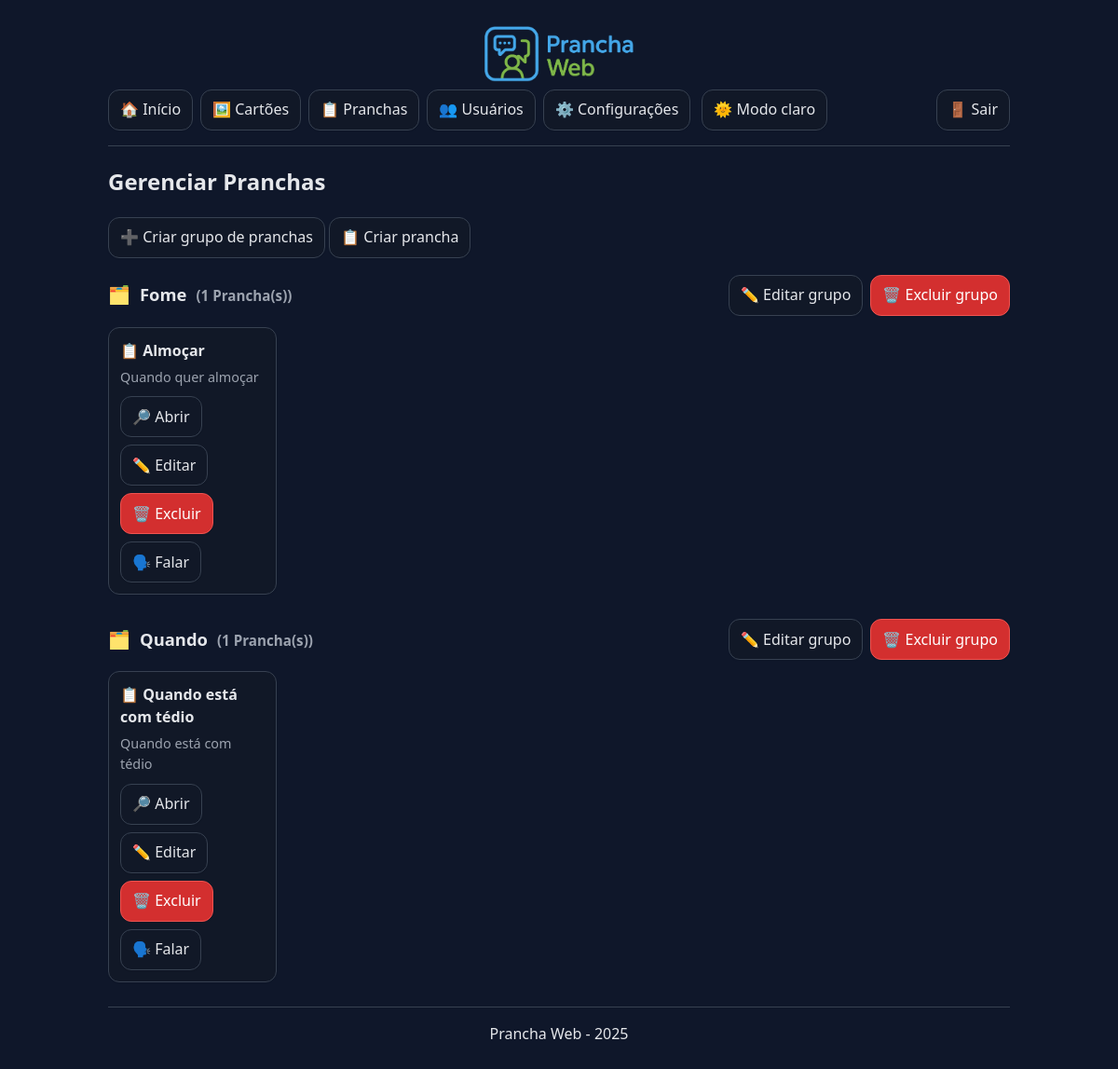
The app's page /pages/gerenciar_pranchas.php (signed in) with its own data.
### tables this page shows
CREATE TABLE `pranchas` (
  `id` int(11) NOT NULL,
  `nome` varchar(255) NOT NULL,
  `descricao` text,
  `id_grupo` int(11) NOT NULL
);

### includes/modelo_pranchas.php (called while the page is built, shortened)
<?php
function cx_pranchas(): mysqli {
    $cx = new mysqli(DB_HOST, DB_USUARIO, DB_SENHA, DB_NOME);
    $cx->set_charset('utf8mb4');
    return $cx;
}
function listarPranchasPorUsuario(int $idUsuario, bool $isAdmin): array {
    $cx = cx_pranchas();
    $pranchas = [];
    if ($isAdmin) {
        $sql = "SELECT p.id, p.nome, p.descricao, g.nome AS grupo
                FROM pranchas p
                JOIN grupos_pranchas g ON g.id = p.id_grupo
                ORDER BY p.nome";
        if ($rs = $cx->query($sql)) {
            while ($row = $rs->fetch_assoc()) {
                $pranchas[] = [
                    'id'        => (int)$row['id'],
                    'nome'      => $row['nome'],
                    'descricao' => (string)($row['descricao'] ?? ''),
                    'grupo'     => $row['grupo'],
                ];
            }
        }
    }
    return $pranchas;
}
function listarGruposPranchasPranchas() {
    $conexao = cx_pranchas();
    $grupos = [];
    $resultado = $conexao->query("SELECT id, nome FROM grupos_pranchas ORDER BY nome");
    if ($resultado) {
        while ($linha = $resultado->fetch_assoc()) {
            $grupos[] = $linha;
        }
    }
    return $grupos;
}
function buscarCartoesDaPrancha($id_prancha) {
    $conexao = cx_pranchas();
    $cartoes = [];
    $sql = "SELECT id_cartao FROM pranchas_cartoes WHERE id_prancha = ? ORDER BY ordem ASC";
    $comando = $conexao->prepare($sql);
    $comando->bind_param("i", $id_prancha);
    $comando->execute();
    $comando->bind_result($id_cartao);
    while ($comando->fetch()) {
        $cartoes[] = $id_cartao;
    }
    return $cartoes;
}
function buscarCartoesPorIds($ids) {
    $conexao = cx_pranchas();
    $placeholders = implode(',', array_fill(0, count($ids), '?'));
    $tipos = str_repeat('i', count($ids));
    $sql = "SELECT id, titulo, imagem, texto_alternativo FROM cartoes WHERE id IN ($placeholders)";
    $comando = $conexao->prepare($sql);
    $bind_params = array_merge([$tipos], $ids);
    call_user_func_array([$comando, 'bind_param'], refValues($bind_params));
    $comando->execute();
    $comando->store_result();
    $cartoes = [];
    $id = $titulo = $imagem = $texto_alternativo = "";
    $comando->bind_result($id, $titulo, $imagem, $texto_alternativo);
    while ($comando->fetch()) {
        $cartoes[$id] = [
            'id' => $id,
            'titulo' => $titulo,
            'imagem' => $imagem,
            'texto_alternativo' => $texto_alternativo
        ];
    }
    $ordenados = [];
    foreach ($ids as $id_busca) {
        if (isset($cartoes[$id_busca])) {
            $ordenados[] = $cartoes[$id_busca];
        }
    }
    return $ordenados;
}
function refValues($arr) {
    $refs = [];
    foreach ($arr as $key => $value) {
        $refs[$key] = &$arr[$key];
    }
    return $refs;
}
?>

### includes/controle_pranchas.php (called while the page is built)
<?php
require_once 'modelo_pranchas.php';
$idUsuario = (int)$_SESSION['id_usuario'];
$isAdmin   = ($_SESSION['tipo_usuario'] === 'admin');
$lista_pranchas = listarPranchasPorUsuario($idUsuario, $isAdmin);
$lista_grupos_pranchas = listarGruposPranchasPranchas();
?>

### pages/gerenciar_pranchas.php (the view, shortened to what this page needs)
<?php
include '../includes/cabecalho.php';
require_once '../includes/controle_pranchas.php';
require_once '../includes/modelo_pranchas.php';
$isAdmin = (isset($_SESSION['tipo_usuario']) && $_SESSION['tipo_usuario'] === 'admin');
function titulosDaPranchaParaFalar(int $idPrancha): array {
    $ids = buscarCartoesDaPrancha($idPrancha);
    $cartoes = buscarCartoesPorIds($ids);
    $out = [];
    foreach ($cartoes as $c) {
        $t = trim($c['titulo'] ?? '');
        if ($t !== '') {
            $out[] = $t;
        }
    }
    return $out;
}
$grupos = [];
foreach ($lista_pranchas as $p) {
    $g = $p['grupo'] ?? 'Sem grupo';
    if (!isset($grupos[$g])) $grupos[$g] = [];
    $grupos[$g][] = $p;
}
uksort($grupos, function($a, $b){ return strcasecmp($a, $b); });
$mapaGrupos = [];
if (isset($lista_grupos_pranchas) && is_array($lista_grupos_pranchas)) {
    foreach ($lista_grupos_pranchas as $g) {
        $mapaGrupos[(string)($g['nome'] ?? '')] = (int)$g['id'];
    }
}
?>
<link rel="stylesheet" href="../assets/css/pranchas.css">
<h2>Gerenciar Pranchas</h2>
<?php if ($isAdmin): ?>
  <p>
    <a href="criar_grupo_prancha.php" class="botao-acao">➕ Criar grupo de pranchas</a>
    <a href="criar_prancha.php" class="botao-acao">📋 Criar prancha</a>
  </p>
<?php endif; ?>
<?php if (empty($lista_pranchas)): ?>
  <div class="lista-pranchas--vazia">Nenhuma prancha encontrada.</div>
<?php else: ?>
  <?php foreach ($grupos as $nomeGrupo => $pranchasDoGrupo): ?>
    <?php
      $grupoId = $mapaGrupos[$nomeGrupo] ?? null;
    ?>
    <section class="grupo-prancha" aria-labelledby="grp-<?php echo md5($nomeGrupo); ?>">
      <header class="grupo-prancha__header">
        <h3 id="grp-<?php echo md5($nomeGrupo); ?>" class="grupo-prancha__titulo">
          <span class="grupo-prancha__icone" aria-hidden="true">🗂️</span>
          <span><?php echo htmlspecialchars($nomeGrupo ?? 'Sem grupo', ENT_QUOTES, 'UTF-8'); ?></span>
          <span class="grupo-prancha__contagem">(<?php echo count($pranchasDoGrupo); ?> Prancha(s))</span>
        </h3>
        <div class="grupo-prancha__acoes">
          <?php if ($isAdmin && $grupoId): ?>
            <a class="botao-acao" href="editar_grupo_prancha.php?id=<?php echo (int)$grupoId; ?>">✏️ Editar grupo</a>
            <a
              class="botao-acao excluir"
              href="../includes/controle_excluir_grupo_prancha.php?id=<?php echo (int)$grupoId; ?>"
              data-action="excluir-grupo-prancha"
              data-id="<?php echo (int)$grupoId; ?>"
              data-nome="<?php echo htmlspecialchars($nomeGrupo, ENT_QUOTES, 'UTF-8'); ?>"
            >🗑️ Excluir grupo</a>
          <?php endif; ?>
        </div>
      </header>
      <div class="lista-pranchas" role="list">
        <?php foreach ($pranchasDoGrupo as $pr): ?>
          <?php
            $id   = (int)($pr['id'] ?? 0);
            $nome = (string)($pr['nome'] ?? '');
            $listaTitulos = titulosDaPranchaParaFalar($id);
            $listaJson    = htmlspecialchars(json_encode($listaTitulos, JSON_UNESCAPED_UNICODE), ENT_QUOTES, 'UTF-8');
          ?>
          <article class="prancha-item" role="listitem">
            <div class="prancha-item__nome">📋 <?php echo htmlspecialchars($nome, ENT_QUOTES, 'UTF-8'); ?></div>
            <div class="prancha-item__grupo"><?php echo htmlspecialchars($pr['descricao'] ?? '', ENT_QUOTES, 'UTF-8'); ?></div>
            <div class="prancha-item__acoes" aria-label="Ações da prancha">
              <a class="botao-acao" href="ver_prancha.php?id=<?php echo $id; ?>">🔎 Abrir</a>
              <?php if ($isAdmin): ?>
                <a class="botao-acao" href="editar_prancha.php?id=<?php echo $id; ?>">✏️ Editar</a>
                <a class="botao-acao excluir"
                   href="../includes/controle_excluir_prancha.php?id=<?php echo $id; ?>"
                   data-action="excluir-prancha"
                   data-id="<?php echo $id; ?>"
                   data-nome="<?php echo htmlspecialchars($nome, ENT_QUOTES, 'UTF-8'); ?>">🗑️ Excluir</a>
              <?php endif; ?>
              <a class="botao-acao"
                 href="#"
                 data-action="falar-prancha"
                 data-texto="<?php echo htmlspecialchars($nome, ENT_QUOTES, 'UTF-8'); ?>"
                 data-lista="<?php echo $listaJson; ?>">🗣️ Falar</a>
            </div>
          </article>
        <?php endforeach; ?>
      </div>
    </section>
  <?php endforeach; ?>
<?php endif; ?>
<?php include '../includes/rodape.php'; ?>

### assets/css/style.css (style rules this page uses)
:root { --bg: #f7f7fb; --card: #ffffff; --text: #1f2937; --muted: #6b7280; --border: #e5e7eb; --primary: #2563eb; --primary-strong:#1d4ed8; --danger: #dc2626; --danger-strong:#b91c1c; --ring: #93c5fd; --btn-bg: #ffffff; --btn-bg-hover: #f3f4f6; --radius: 12px; --shadow-sm: 0 1px 2px rgba(0,0,0,.06); --shadow-md: 0 6px 18px rgba(37, 99, 235, .12); --shadow-focus: 0 0 0 3px var(--ring); --pict-bg: transparent; --pict-outline: transparent; }
body[data-theme="dark"] { --bg: #0f172a; --card: #111827; --text: #e5e7eb; --muted: #9ca3af; --border: #374151; --primary: #60a5fa; --primary-strong:#3b82f6; --danger: #f87171; --danger-strong:#ef4444; --ring: rgba(96,165,250,.45); --btn-bg: #111827; --btn-bg-hover: #1f2937; --pict-bg: #bdbdbd; --pict-outline: #f5f5f5; --pict-preview-bg: #bdbdbd; --pict-preview-outline: #f5f5f5; }
* { box-sizing: border-box; }
html, body { height: 100%; }
body { margin: 0; font-family: system-ui, -apple-system, "Segoe UI", Roboto, Ubuntu, "Helvetica Neue", Arial, "Noto Sans", "Apple Color Emoji","Segoe UI Emoji", "Segoe UI Symbol", "Noto Color Emoji", sans-serif; background: var(--bg); color: var(--text); line-height: 1.5; transition: background .25s ease, color .25s ease; font-size: 16px; }
:where(button, input[type="submit"], input[type="button"], .botao-acao, summary.botao-acao) { appearance: none; -webkit-appearance: none; background: var(--btn-bg); color: var(--text); border: 1px solid var(--border); border-radius: var(--radius); padding: .55rem .9rem; font: inherit; line-height: 1.1; display: inline-flex; align-items: center; gap: .5rem; cursor: pointer; text-decoration: none; box-shadow: var(--shadow-sm); transition: background-color .18s ease, border-color .18s ease, color .18s ease, transform .06s ease, box-shadow .18s ease, filter .18s ease; }
:where(button, input[type="submit"], input[type="button"], .botao-acao, summary.botao-acao):hover { background: var(--btn-bg-hover); border-color: var(--primary); box-shadow: var(--shadow-md); transform: translateY(-1px); }
:where(button, input[type="submit"], input[type="button"], .botao-acao, summary.botao-acao):active { transform: translateY(0); filter: brightness(0.98); }
:where(button, input[type="submit"], input[type="button"], .botao-acao, summary.botao-acao):focus-visible { outline: none; box-shadow: var(--shadow-md), var(--shadow-focus); border-color: var(--primary-strong); }
:where(.botao-acao.excluir) { border-color: color-mix(in srgb, var(--danger) 50%, var(--border)); color: var(--text); }
a.botao-acao { color: inherit; }
body[data-theme="dark"] { --danger-bg: #d32f2f; --danger-bg-hover: #b71c1c; --danger-border: #ef5350; --danger-text: #ffffff; --danger-focus: rgba(239,83,80,.35); }
.botao-acao.excluir { background: var(--danger-bg); border-color: var(--danger-border); color: var(--danger-text); }
a.botao-acao.excluir:link, a.botao-acao.excluir:visited { color: var(--danger-text); }

### assets/css/wcag.css (style rules this page uses)
a.botao-acao, button, input[type="submit"], input[type="button"], summary.botao-acao, .botao-falar-tudo { min-width: 44px; min-height: 44px; padding: 10px 12px; display: inline-flex; align-items: center; justify-content: center; gap: 6px; line-height: 1.2; }
a.botao-acao { display: inline-flex; }

### assets/css/pranchas.css (style rules this page uses)
:root { --grp-gap: 10px; }
.grupo-prancha { margin-bottom: 26px; }
.grupo-prancha__header { display: flex; align-items: center; gap: var(--grp-gap); margin: 18px 0 12px; }
.grupo-prancha__titulo { margin: 0; display: flex; align-items: baseline; gap: 10px; font-size: 1.15rem; }
.grupo-prancha__icone { font-size: 1.2rem; }
.grupo-prancha__contagem { color: var(--muted); font-size: .95rem; }
.grupo-prancha__acoes { margin-left: auto; display: flex; gap: 8px; }
.lista-pranchas { display: grid; grid-template-columns: repeat(auto-fill, minmax(180px, 1fr)); gap: 16px; }
.prancha-item { background: var(--card); border: 1px solid var(--border); border-radius: var(--radius); padding: 12px; text-align: left; box-shadow: var(--shadow-sm); transition: transform .12s ease, box-shadow .18s ease, border-color .18s ease; }
.prancha-item__nome { display: block; font-weight: 700; margin: 0 0 6px 0; }
.prancha-item__grupo { display: block; font-size: .9rem; color: var(--muted); margin-bottom: 10px; }
.prancha-item__acoes { display: flex; flex-wrap: wrap; gap: 8px; }

### records on screen
pranchas: nome "Almoçar", descricao "Quando quer almoçar"
pranchas: nome "Quando está com tédio", descricao "Quando está com tédio"

### other values on screen
$nomeGrupo "Fome"
count($pranchasDoGrupo) "1"
$nomeGrupo "Quando"
